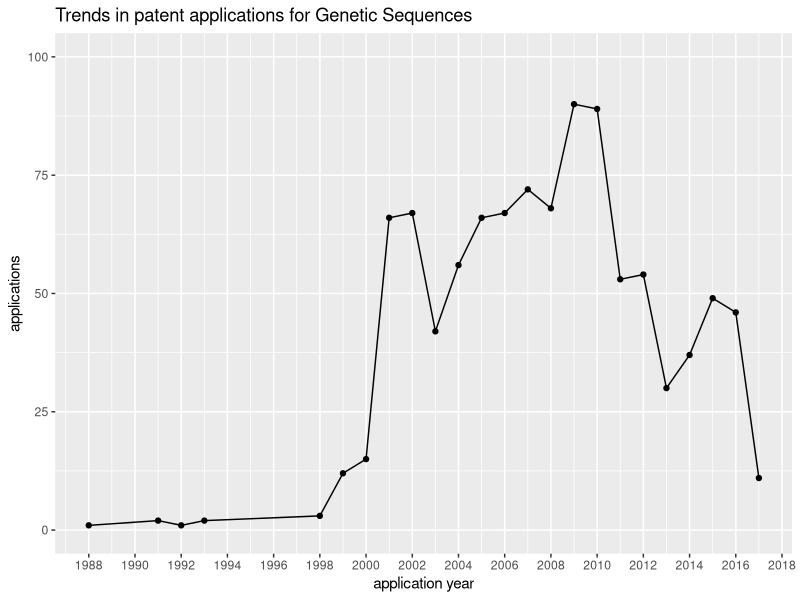

The R script that drew this image:
## ---- chunk 1
knitr::opts_chunk$set(echo = TRUE, message = FALSE, warning = FALSE, comment = "#>")
## ---- chunk 2
#install.packages('readxl')
library(readxl)
rawdata = readxl::read_excel("MGR_patent control.xlsx", sheet = 5)
## ---- chunk 3
#install.packages('tidyverse')
library(tidyverse)
applications = rawdata %>%
  separate(., Journal, into = c("data"), sep = ";", extra = "drop", remove = FALSE) %>% 
  separate(., data, into = c("front", "number"), sep = ":") %>% 
  separate(., number, into = c("extra", "code", "id", "junk", "date"), sep = " ") %>% 
  select(-extra, -junk) %>% 
  mutate(id = str_trim(id, side = "both")) %>% 
  unite(application_number, c("code", "id"), sep = "") %>% 
  mutate(application_number = str_trim(application_number, side = "both")) %>% 
  mutate(duplicated = duplicated(application_number))
## ---- chunk 4
head(applications)
## ---- chunk 5
applications %>%
  count(duplicated)
## ---- chunk 6
unique = applications %>% 
  filter(duplicated == FALSE) %>% 
  mutate(date = lubridate::dmy(date)) %>% 
  mutate(year = lubridate::year(date))
## ---- chunk 7
unique_year = unique %>% 
  count(year)

mean(unique_year$n)
## ---- chunk 8
median(unique_year$n)
## ---- chunk 9
unique_year %>% knitr::kable(align = "c")
## ---- chunk 10
unique_year %>%
  ggplot(., aes(x=year, y = n)) +
  ylim(0,100) +
  geom_point() +
  geom_line() +
  scale_x_continuous(breaks = scales::pretty_breaks(n = 20)) +
  labs(title = "Trends in patent applications for Genetic Sequences", x = "application year", y = "applications")
